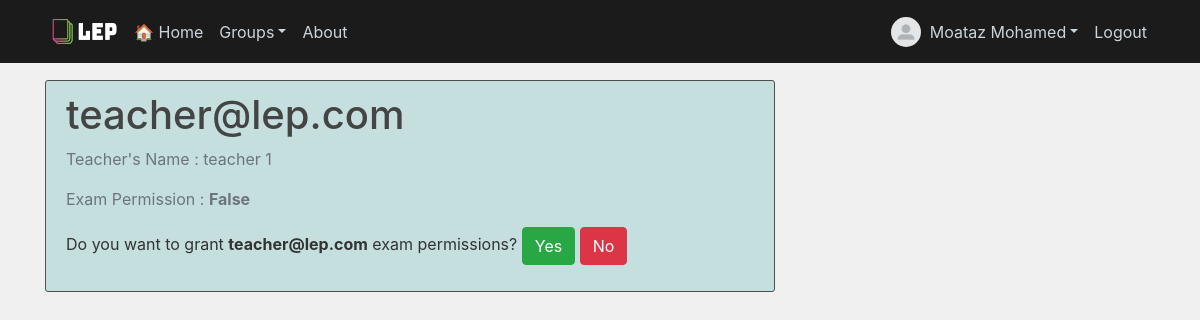
The page /group/LEP/permission/teacher@lep.com/ (signed in) on the database its author committed.
### accounts/models.py (models this page shows, shortened)
class User(AbstractBaseUser):
    image        = models.ImageField(default='default.jpg', upload_to='profile_pics')
    email        = models.EmailField(max_length=255,unique=True)
    first_name   = models.CharField(max_length=30)
    last_name    = models.CharField(max_length=30)
    account_types = [
    ('student', 'Student'),
    ('teacher', 'Teacher'),
    ('manager', 'Manager') ]
    account_type = models.CharField(choices=account_types, max_length=7)
    active       = models.BooleanField(default=True)
    staff        = models.BooleanField(default=False)
    admin        = models.BooleanField(default=False)
    no_of_groups = models.IntegerField(default=0)
    USERNAME_FIELD  = 'email'
    REQUIRED_FIELDS = []
    def get_full_name(self):
        full_name = self.first_name + ' ' + self.last_name
        return full_name
    def __str__(self):
        return self.email
    objects = UserManager()

### groups/models.py (models this page shows, shortened)
class Teacher(models.Model):
    groups          = models.ManyToManyField(Group)
    group_owner     = models.ManyToManyField(Manager)
    teacher_name    = models.CharField(default=user_full_name, max_length=255)
    teacher_email   = models.CharField(default=user_email, max_length=255)
    exam_perm       = models.BooleanField(default=False)

### groups/views.py (the view, shortened to what this page needs)
# urls.py: path('group/<name>/permission/<user>/', group_perm_view, name='group-perm'),
@login_required
def group_perm_view(request, name, user):
    group_obj = Group.objects.get(group_name=name)
    member_obj = User.objects.get(email=user)
    group_name = group_obj.group_name
    user = get_user_model()
    teacher_query = Teacher.objects.filter(groups=group_obj)
    context = {
        'object' : group_obj,
        'group_name' : group_name,
        'member' : member_obj,
        'teacher_query' : teacher_query
    }
    return render(request, 'groups/group-perm.html', context)

### groups/templates/groups/group-perm.html (shortened to what this page needs)
{% extends 'main/base.html' %}
{% load crispy_forms_tags %}
{% block content %}
<div class="content-section">
    <form method="POST"> {% csrf_token %}
        <div class="form-group">
            <div class="media">
                <div class="media-body">
                    <h3 class="account-heading">{{ member }}</h3>
                    {% for teacher in teacher_query %}
                        {% if teacher.teacher_email == member.email %}
                            <p class="text-secondary">Teacher's Name : {{ teacher.teacher_name }}</p>
                            <p class="text-secondary">Exam Permission : <b>{{ teacher.exam_perm }}</b></p>
                            {% if teacher.exam_perm == False %}
                                Do you want to grant <b>{{ member }}</b> exam permissions?
                                <button class="btn btn-success" type="submit">Yes</button>
                                <a class="btn btn-danger" href="../../">No</a>
                            {% elif teacher.exam_perm == True %}
                                Do you want to revoke <b>{{ member }}</b>'s exam permissions?
                                <button class="btn btn-success" type="submit">Yes</button>
                                <a class="btn btn-danger" href="../../">No</a>
                            {% endif %}
                        {% endif %}
                    {% endfor %}
                </div>
            </div>
        </div>
    </form>
</div>
{% endblock content %}

### main/templates/main/base.html (shortened to what this page needs)
{% load static %}
<!DOCTYPE html>
<html>
    <head>
        <link rel="stylesheet" href="https://maxcdn.bootstrapcdn.com/bootstrap/4.0.0/css/bootstrap.min.css">
        <link rel="stylesheet" href="https://use.fontawesome.com/releases/v5.0.10/css/all.css">
        <link rel="stylesheet" href="https://cdn.jsdelivr.net/npm/bootstrap@4.5.3/dist/css/bootstrap.min.css">
        <link rel="stylesheet" type="text/css" href="{% static 'main/main.css' %}">
        <link rel="stylesheet" type="text/css" href="{% static 'main/checkbox.css' %}">
    </head>
<body>
    <header class="site-header">
      <nav class="navbar navbar-expand-md navbar-dark bg-steel fixed-top">
        <div class="container">
          <img class="logo" src="/media/logo/lep_logo2.png">
          <div class="collapse navbar-collapse" id="navbarToggle">
            <div class="navbar-nav mr-auto">
              <a class="nav-item nav-link" href="{% url 'home-page' %}">🏠 Home</a>
              <li class="nav-item dropdown">
                <a class="nav-link dropdown-toggle" id="navbarDropdown" role="button" data-toggle="dropdown" aria-haspopup="true" aria-expanded="false">Groups</a>
              </li>
              <a class="nav-item nav-link" href="{% url 'about' %}">About</a>
            </div>
            <div class="navbar-nav">
              {% if user.is_authenticated %}
                <img class="rounded-circle profile-img" src="{{ user.image.url }}">
                <li class="nav-item dropdown">
                  <a class="nav-link dropdown-toggle" id="profileDropdown" role="button" data-toggle="dropdown" aria-haspopup="true" aria-expanded="false">{{ user.get_full_name }}</a>
                </li>
                <a class="nav-item nav-link" href="{% url 'logout' %}">Logout</a>
              {% else %}
                <a class="nav-item nav-link" href="{% url 'login' %}">Login</a>
                <a class="nav-item nav-link" href="{% url 'register' %}">Register</a>
              {% endif %}
            </div>
          </div>
        </div>
      </nav>
    </header>
    <main role="main" class="container">
      <div class="row">
        <div class="col-md-8">
          {% block content %}{% endblock %}
        </div>
      </div>
    </main>
  </body>
</html>

### main/static/main/main.css (style rules this page uses)
body { background: #f0f0f0; color: #333333; margin-top: 5rem; }
h1, h2, h3, h4, h5, h6 { color: #444444; }
.bg-steel { background-color: #1b1b1b; }
.site-header .navbar-nav .nav-link { color: #cbd5db; }
.content-section { background: #c5dfdf; padding: 10px 20px; border: 1px solid #4e4e4e; border-radius: 3px; margin-bottom: 20px; }
.account-heading { font-size: 2.5rem; }
.profile-img { height: 30px; width: 30px; margin-top: 5px; margin-right: 1px; margin-bottom: 1px; }
.logo { height: 45px; width: 80px; margin-top: 1px; margin-right: 1px; margin-bottom: 1px; }
a { color: #17a2b8; }

### rows shown on the page
User: image (placeholder picture), get_full_name "Moataz Mohamed"
User: email "teacher@lep.com"
Teacher: teacher_name "teacher 1", exam_perm "False"
